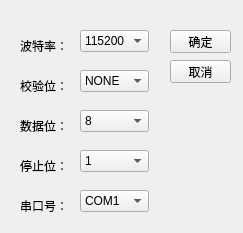
<?xml version="1.0" encoding="UTF-8"?>
<ui version="4.0">
 <class>serialparameters</class>
 <widget class="QWidget" name="serialparameters">
  <property name="geometry">
   <rect>
    <x>0</x>
    <y>0</y>
    <width>243</width>
    <height>233</height>
   </rect>
  </property>
  <property name="windowTitle">
   <string>serialparameters</string>
  </property>
  <widget class="QComboBox" name="comboBox">
   <property name="geometry">
    <rect>
     <x>80</x>
     <y>30</y>
     <width>69</width>
     <height>22</height>
    </rect>
   </property>
   <item>
    <property name="text">
     <string>115200</string>
    </property>
   </item>
   <item>
    <property name="text">
     <string>57600</string>
    </property>
   </item>
   <item>
    <property name="text">
     <string>38400</string>
    </property>
   </item>
   <item>
    <property name="text">
     <string>19200</string>
    </property>
   </item>
   <item>
    <property name="text">
     <string>14400</string>
    </property>
   </item>
   <item>
    <property name="text">
     <string>9600</string>
    </property>
   </item>
  </widget>
  <widget class="QComboBox" name="comboBox_2">
   <property name="geometry">
    <rect>
     <x>80</x>
     <y>70</y>
     <width>69</width>
     <height>22</height>
    </rect>
   </property>
   <item>
    <property name="text">
     <string>NONE</string>
    </property>
   </item>
   <item>
    <property name="text">
     <string>ODD</string>
    </property>
   </item>
   <item>
    <property name="text">
     <string>EVEN</string>
    </property>
   </item>
  </widget>
  <widget class="QComboBox" name="comboBox_3">
   <property name="geometry">
    <rect>
     <x>80</x>
     <y>110</y>
     <width>69</width>
     <height>22</height>
    </rect>
   </property>
   <item>
    <property name="text">
     <string>8</string>
    </property>
   </item>
   <item>
    <property name="text">
     <string>7</string>
    </property>
   </item>
   <item>
    <property name="text">
     <string>6</string>
    </property>
   </item>
  </widget>
  <widget class="QComboBox" name="comboBox_4">
   <property name="geometry">
    <rect>
     <x>80</x>
     <y>150</y>
     <width>69</width>
     <height>22</height>
    </rect>
   </property>
   <item>
    <property name="text">
     <string>1</string>
    </property>
   </item>
   <item>
    <property name="text">
     <string>2</string>
    </property>
   </item>
  </widget>
  <widget class="QComboBox" name="comboBox_5">
   <property name="geometry">
    <rect>
     <x>80</x>
     <y>190</y>
     <width>69</width>
     <height>22</height>
    </rect>
   </property>
   <item>
    <property name="text">
     <string>COM1</string>
    </property>
   </item>
   <item>
    <property name="text">
     <string>COM2</string>
    </property>
   </item>
   <item>
    <property name="text">
     <string>COM3</string>
    </property>
   </item>
   <item>
    <property name="text">
     <string>COM4</string>
    </property>
   </item>
   <item>
    <property name="text">
     <string>COM5</string>
    </property>
   </item>
   <item>
    <property name="text">
     <string>COM6</string>
    </property>
   </item>
   <item>
    <property name="text">
     <string>COM7</string>
    </property>
   </item>
   <item>
    <property name="text">
     <string>COM8</string>
    </property>
   </item>
  </widget>
  <widget class="QLabel" name="label">
   <property name="geometry">
    <rect>
     <x>20</x>
     <y>40</y>
     <width>54</width>
     <height>12</height>
    </rect>
   </property>
   <property name="text">
    <string>波特率：</string>
   </property>
  </widget>
  <widget class="QLabel" name="label_2">
   <property name="geometry">
    <rect>
     <x>20</x>
     <y>80</y>
     <width>54</width>
     <height>12</height>
    </rect>
   </property>
   <property name="text">
    <string>校验位：</string>
   </property>
  </widget>
  <widget class="QLabel" name="label_3">
   <property name="geometry">
    <rect>
     <x>20</x>
     <y>120</y>
     <width>54</width>
     <height>12</height>
    </rect>
   </property>
   <property name="text">
    <string>数据位：</string>
   </property>
  </widget>
  <widget class="QLabel" name="label_4">
   <property name="geometry">
    <rect>
     <x>20</x>
     <y>160</y>
     <width>54</width>
     <height>12</height>
    </rect>
   </property>
   <property name="text">
    <string>停止位：</string>
   </property>
  </widget>
  <widget class="QLabel" name="label_5">
   <property name="geometry">
    <rect>
     <x>20</x>
     <y>200</y>
     <width>54</width>
     <height>12</height>
    </rect>
   </property>
   <property name="text">
    <string>串口号：</string>
   </property>
  </widget>
  <widget class="QPushButton" name="pushButton">
   <property name="geometry">
    <rect>
     <x>170</x>
     <y>30</y>
     <width>61</width>
     <height>23</height>
    </rect>
   </property>
   <property name="text">
    <string>确定</string>
   </property>
  </widget>
  <widget class="QPushButton" name="pushButton_2">
   <property name="geometry">
    <rect>
     <x>170</x>
     <y>60</y>
     <width>61</width>
     <height>23</height>
    </rect>
   </property>
   <property name="text">
    <string>取消</string>
   </property>
  </widget>
 </widget>
 <layoutdefault spacing="6" margin="11"/>
 <resources/>
 <connections/>
</ui>
